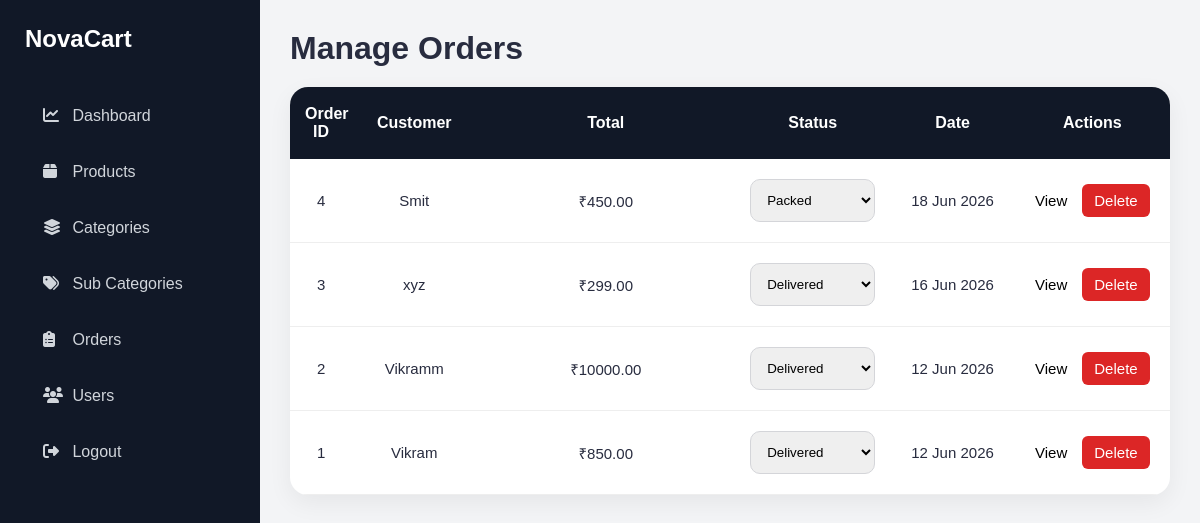
The app's page /dashboard/orders/ (signed in), older data.
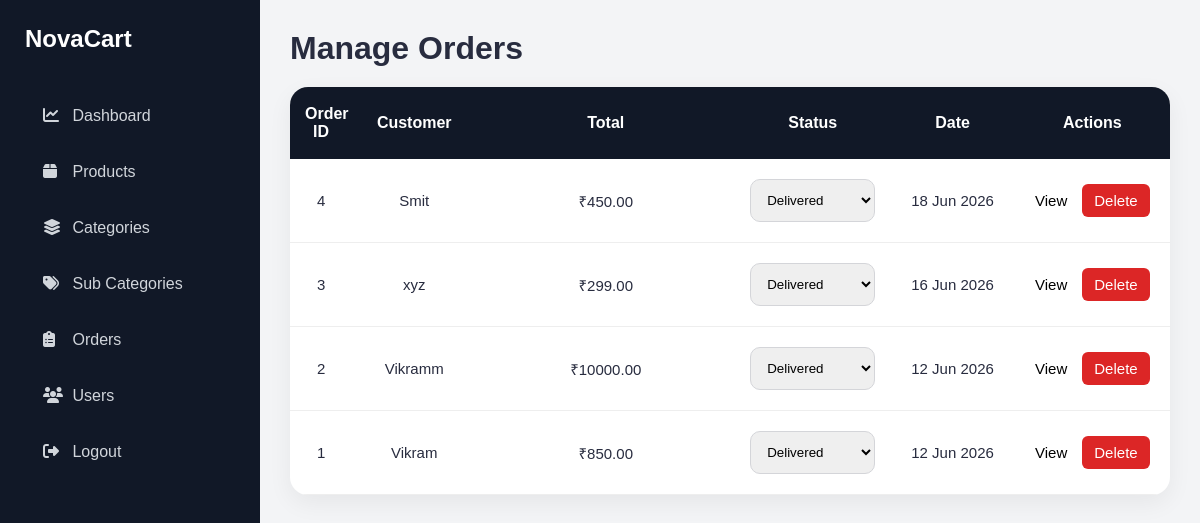
The same page, newer data.
### order/models.py (models this page shows, shortened)
class Order(models.Model):
    PAYMENT_CHOICES = (
        ('COD', 'Cash On Delivery'),
    )
    STATUS_CHOICES = (
        ('Pending', 'Pending'),
        ('Packed', 'Packed'),
        ('Shipped', 'Shipped'),
        ('Delivered', 'Delivered'),
    )
    user = models.ForeignKey(
        User,
        on_delete=models.CASCADE
    )
    full_name = models.CharField(
        max_length=100
    )
    phone = models.CharField(
        max_length=15
    )
    address = models.TextField()
    city = models.CharField(
        max_length=100
    )
    state = models.CharField(
        max_length=100
    )
    pincode = models.CharField(
        max_length=10
    )
    payment_method = models.CharField(
        max_length=20,
        choices=PAYMENT_CHOICES,
        default='COD'
    )
    total_price = models.DecimalField(
        max_digits=10,
        decimal_places=2
    )
    is_paid = models.BooleanField(
        default=False
    )
    status = models.CharField(
        max_length=20,
        choices=STATUS_CHOICES,
        default='Pending'
    )
    created_at = models.DateTimeField(
        auto_now_add=True
    )

### dashboard/views.py (the view)
@login_required
def admin_orders(request):
    if not request.user.is_staff:
        return redirect('profile')
    orders = Order.objects.all().order_by(
        '-created_at'
    )
    return render(
        request,
        'admin_orders.html',
        {
            'orders': orders
        }
    )

### store/context_processors.py (called while the page is built)
def categories_processor(request):
    return {
        'categories': Categories.objects.all()
    }

### templates/admin_orders.html (shortened to what this page needs)
{% extends 'dashboard_base.html' %}
{% block content %}
<div class="admin-header">
<h1>
    Manage Orders
</h1>
</div>
<div class="admin-table">
<table>
    <thead>
        <tr>
            <th>Order ID</th>
            <th>Customer</th>
            <th>Total</th>
            <th>Status</th>
            <th>Date</th>
            <th>Actions</th>
        </tr>
    </thead>
    <tbody>
        {% for order in orders %}
        <tr>
            <td>
                {{ order.id }}
            </td>
            <td>
                {{ order.full_name }}
            </td>
            <td>
                ₹{{ order.total_price }}
            </td>
            <td>
                <form method="POST"
                      action="{% url 'update_order_status' order.id %}">
                    <select
                        name="status"
                        class="status-select"
                        onchange="this.form.submit()">
                        <option value="Packed"
                        {% if order.status == 'Packed' %}
                        selected
                        {% endif %}>
                            Packed
                        </option>
                        <option value="Delivered"
                        {% if order.status == 'Delivered' %}
                        selected
                        {% endif %}>
                            Delivered
                        </option>
                    </select>
                </form>
            </td>
            <td>
                {{ order.created_at|date:"d M Y" }}
            </td>
            <td>
                  <div class="action-buttons">
                <a href="{% url 'order_details' order.id %}"
   class="view-btn">
    View
</a>
                <a href="{% url 'delete_order' order.id %}"
                   class="delete-btn"
                   onclick="return confirm('Delete this order?')">
                    Delete
                </a>
                 </div>
            </td>
        </tr>
        {% empty %}
        <tr>
            <td colspan="6">
                No Orders Found
            </td>
        </tr>
        {% endfor %}
    </tbody>
</table>
</div>
{% endblock %}

Row changes from the older to the newer data that the page shows:
changed Order "Smit": status "Packed" → "Delivered"
